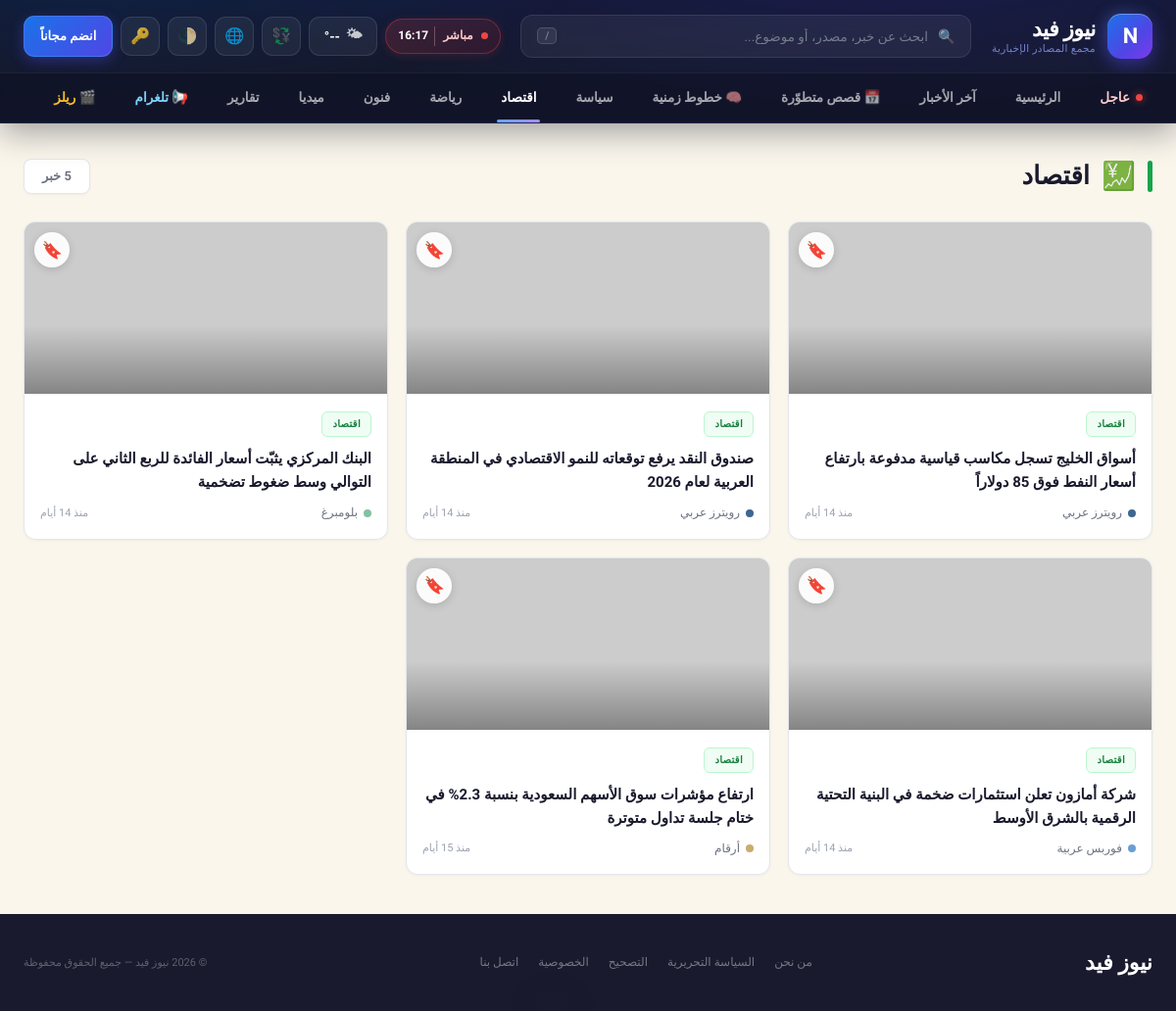
Page /category/economy on the committed database.
### tables this page shows
CREATE TABLE IF NOT EXISTS `articles` (
  `id` int(11) NOT NULL AUTO_INCREMENT,
  `title` varchar(500) NOT NULL,
  `slug` varchar(500) NOT NULL,
  `excerpt` text DEFAULT NULL,
  `content` longtext DEFAULT NULL,
  `image_url` varchar(500) DEFAULT NULL,
  `source_url` varchar(1000) DEFAULT NULL,
  `category_id` int(11) DEFAULT NULL,
  `source_id` int(11) DEFAULT NULL,
  `is_featured` tinyint(1) DEFAULT 0,
  `is_breaking` tinyint(1) DEFAULT 0,
  `is_hero` tinyint(1) DEFAULT 0,
  `view_count` int(11) DEFAULT 0,
  `comments` int(11) DEFAULT 0,
  `status` enum('published','draft','archived') DEFAULT 'published',
  `published_at` timestamp DEFAULT CURRENT_TIMESTAMP,
  `created_at` timestamp DEFAULT CURRENT_TIMESTAMP,
  `updated_at` timestamp DEFAULT CURRENT_TIMESTAMP ON UPDATE CURRENT_TIMESTAMP,
  PRIMARY KEY (`id`),
  KEY `category_id` (`category_id`),
  KEY `source_id` (`source_id`),
  KEY `status` (`status`),
  KEY `is_breaking` (`is_breaking`),
  KEY `is_featured` (`is_featured`),
  KEY `published_at` (`published_at`),
  CONSTRAINT `fk_article_category` FOREIGN KEY (`category_id`) REFERENCES `categories` (`id`) ON DELETE SET NULL,
  CONSTRAINT `fk_article_source` FOREIGN KEY (`source_id`) REFERENCES `sources` (`id`) ON DELETE SET NULL
);

CREATE TABLE IF NOT EXISTS `categories` (
  `id` int(11) NOT NULL AUTO_INCREMENT,
  `name` varchar(100) NOT NULL,
  `slug` varchar(100) NOT NULL,
  `icon` varchar(10) DEFAULT NULL,
  `css_class` varchar(50) DEFAULT NULL,
  `sort_order` int(11) DEFAULT 0,
  `is_active` tinyint(1) DEFAULT 1,
  `created_at` timestamp DEFAULT CURRENT_TIMESTAMP,
  PRIMARY KEY (`id`),
  UNIQUE KEY `slug` (`slug`)
);

CREATE TABLE IF NOT EXISTS `sources` (
  `id` int(11) NOT NULL AUTO_INCREMENT,
  `name` varchar(200) NOT NULL,
  `slug` varchar(200) NOT NULL,
  `logo_letter` varchar(5) DEFAULT NULL,
  `logo_color` varchar(20) DEFAULT '#5a85b0',
  `logo_bg` varchar(20) DEFAULT '#e5eef8',
  `url` varchar(500) DEFAULT NULL,
  `rss_url` varchar(500) DEFAULT NULL,
  `is_active` tinyint(1) DEFAULT 1,
  `articles_today` int(11) DEFAULT 0,
  `created_at` timestamp DEFAULT CURRENT_TIMESTAMP,
  PRIMARY KEY (`id`),
  UNIQUE KEY `slug` (`slug`)
);

### includes/user_auth.php (called while the page is built, shortened)
<?php
require_once __DIR__ . '/functions.php';
function user_session_start(): void {
    if (session_status() === PHP_SESSION_NONE) {
        $isHttps = (!empty($_SERVER['HTTPS']) && $_SERVER['HTTPS'] !== 'off')
            || (($_SERVER['HTTP_X_FORWARDED_PROTO'] ?? '') === 'https');
    }
}
function current_user_id(): ?int {
    $id = $_SESSION[USER_SESSION_KEY] ?? null;
    return $id ? (int)$id : null;
}
function current_user(): ?array {
    static $cached = null;
    if ($cached !== null) return $cached ?: null;
    $id = current_user_id();
    if (!$id) { $cached = false; return null; }
}
function current_theme(): string {
    $u = current_user();
    $c = $_COOKIE['nf_theme'] ?? 'auto';
    return in_array($c, ['light', 'dark', 'auto'], true) ? $c : 'auto';
}

### includes/functions.php (called while the page is built, shortened)
<?php
require_once __DIR__ . '/cache.php';
function getSetting($key, $default = '') {
    static $settings = null;
    if ($settings === null) {
        $settings = cache_remember('settings_all', REFERENCE_CACHE_TTL, function() {
            try {
                $db = getDB();
                $rows = $db->query("SELECT setting_key, setting_value FROM settings")->fetchAll(PDO::FETCH_KEY_PAIR);
                return $rows ?: [];
            } catch (Throwable $e) {
                return [];
            }
        });
    }
    return array_key_exists($key, $settings) ? $settings[$key] : $default;
}
function timeAgo($datetime) {
    $now = new DateTime();
    $ago = new DateTime($datetime);
    $diff = $now->diff($ago);
    if ($diff->d >= 2) return 'منذ ' . $diff->d . ' أيام';
    return 'الآن';
}
function e($str) {
    return htmlspecialchars($str, ENT_QUOTES, 'UTF-8');
}
function articleUrl($article) {
    $id = (int)($article['id'] ?? 0);
    $slug = $article['slug'] ?? '';
    if ($slug) {
        $slug = preg_replace('/[^a-zA-Z0-9\x{0600}-\x{06FF}-]+/u', '-', $slug);
        $slug = trim($slug, '-');
        $slug = mb_substr($slug, 0, 80);
        return 'article/' . $id . '/' . rawurlencode($slug);
    }
    return 'article/' . $id;
}

### includes/cache.php (called while the page is built, shortened)
<?php
function cache_dir() {
    $dir = __DIR__ . '/../storage/cache';
    return $dir;
}
function cache_path($key) {
    return cache_dir() . '/' . md5($key) . '.cache';
}
function &_cache_memo() {
    static $memo = [];
    return $memo;
}
function _cache_memo_miss() {
    static $sentinel;
    if ($sentinel === null) $sentinel = new stdClass();
    return $sentinel;
}
function cache_get($key) {
    $memo =& _cache_memo();
    $file = cache_path($key);
    if (!is_file($file)) {
        $memo[$key] = _cache_memo_miss();
        return null;
    }
    $raw = @file_get_contents($file);
    $payload = @unserialize($raw);
    return $payload['val'];
}
function cache_set($key, $value, $ttl = 300) {
    $file = cache_path($key);
    $payload = [
        'exp' => $ttl > 0 ? (time() + $ttl) : 0,
        'val' => $value,
    ];
    $memo =& _cache_memo();
    $memo[$key] = $value;
}
function cache_remember($key, $ttl, callable $callback) {
    $hit = cache_get($key);
    $val = $callback();
    return $val;
}

### category.php (the view, shortened to what this page needs)
<?php
require_once __DIR__ . '/includes/functions.php';
require_once __DIR__ . '/includes/user_auth.php';
$pageTheme = current_theme();
$slug = isset($_GET['slug']) ? trim($_GET['slug']) : '';
$type = isset($_GET['type']) ? trim($_GET['type']) : '';
$page = max(1, intval($_GET['page'] ?? 1));
$perPage = 20;
$offset = ($page - 1) * $perPage;
$categoryMap = [
    'breaking'  => ['name' => 'عاجل',   'icon' => '🔴', 'css' => 'cat-breaking'],
    'political' => ['name' => 'سياسة',  'icon' => '🏛',  'css' => 'cat-political'],
    'economy'   => ['name' => 'اقتصاد', 'icon' => '💹', 'css' => 'cat-economic'],
    'sports'    => ['name' => 'رياضة',  'icon' => '⚽', 'css' => 'cat-sports'],
    'arts'      => ['name' => 'فنون',   'icon' => '🎨', 'css' => 'cat-arts'],
    'media'     => ['name' => 'ميديا',  'icon' => '🎥', 'css' => 'cat-media'],
    'reports'   => ['name' => 'تقارير', 'icon' => '📊', 'css' => 'cat-reports'],
];
$db = getDB();
$totalCount = 0;
$pageTitle = '';
$pageIcon = '';
$pageCss = '';
if ($type === 'breaking') {
    $pageTitle = 'عاجل';
    $pageIcon = '🔴';
    $pageCss = 'cat-breaking';
    $countStmt = $db->query("SELECT COUNT(*) FROM articles WHERE is_breaking = 1 AND status = 'published'");
    $totalCount = (int) $countStmt->fetchColumn();
    $stmt = $db->prepare("SELECT a.*, c.name as cat_name, c.slug as cat_slug, c.css_class,
                           s.name as source_name, s.logo_color
                           FROM articles a
                           LEFT JOIN categories c ON a.category_id = c.id
                           LEFT JOIN sources s ON a.source_id = s.id
                           WHERE a.is_breaking = 1 AND a.status = 'published'
                           ORDER BY a.published_at DESC LIMIT ? OFFSET ?");
    $stmt->execute([$perPage, $offset]);
    $articles = $stmt->fetchAll();
} elseif ($slug !== '') {
    if (isset($categoryMap[$slug])) {
        $pageTitle = $categoryMap[$slug]['name'];
        $pageIcon = $categoryMap[$slug]['icon'];
        $pageCss = $categoryMap[$slug]['css'];
    } else {
        $pageTitle = $slug;
        $pageIcon = '📁';
        $pageCss = '';
    }
    $countStmt = $db->prepare("SELECT COUNT(*) FROM articles a
                                LEFT JOIN categories c ON a.category_id = c.id
                                WHERE c.slug = ? AND a.status = 'published'");
    $countStmt->execute([$slug]);
    $totalCount = (int) $countStmt->fetchColumn();
    $stmt = $db->prepare("SELECT a.*, c.name as cat_name, c.slug as cat_slug, c.css_class,
                           s.name as source_name, s.logo_color
                           FROM articles a
                           LEFT JOIN categories c ON a.category_id = c.id
                           LEFT JOIN sources s ON a.source_id = s.id
                           WHERE c.slug = ? AND a.status = 'published'
                           ORDER BY a.published_at DESC LIMIT ? OFFSET ?");
    $stmt->execute([$slug, $perPage, $offset]);
    $articles = $stmt->fetchAll();
} else {
    header('Location: index.php');
    exit;
}
?><!DOCTYPE html>
<html lang="ar" dir="rtl" data-theme="<?php echo e($pageTheme); ?>">
<head>
<title><?php echo e($pageIcon . ' ' . $pageTitle); ?> — <?php echo e(getSetting('site_name', SITE_NAME)); ?></title>
<?php
    require_once __DIR__ . '/includes/seo.php';
?>
<link rel="stylesheet" href="assets/css/site-header.min.css?v=m1">
<link rel="stylesheet" href="assets/css/user.min.css?v=m1">
</head>
<body>
<?php
include __DIR__ . '/includes/components/site_header.php';
?>
<div class="container">
  <div class="page-header">
    <div class="page-header-inner">
      <div class="page-title">
        <div class="line"<?php if ($type === 'breaking' || $slug === 'political') echo ' style="background:var(--red)"'; elseif ($slug === 'economy') echo ' style="background:var(--accent3)"'; elseif ($slug === 'sports') echo ' style="background:var(--accent)"'; elseif ($slug === 'arts') echo ' style="background:#5a3d8a"'; elseif ($slug === 'reports') echo ' style="background:var(--gold)"'; elseif ($slug === 'media') echo ' style="background:#7a3d7a"'; ?>></div>
        <span class="icon"><?php echo $pageIcon; ?></span>
        <?php echo e($pageTitle); ?>
      </div>
      <div class="page-count"><?php echo number_format($totalCount); ?> خبر</div>
    </div>
  </div>
  <?php if (empty($articles)): ?>
    <div class="empty-state">
      <div class="icon">📭</div>
      <h3>لا توجد أخبار حالياً</h3>
      <p>لم يتم العثور على أخبار في هذا التصنيف بعد.</p>
    </div>
  <?php else: ?>
    <div class="news-grid">
      <?php foreach ($articles as $article): ?>
        <?php $__sid = (int)($article['id'] ?? 0); $__ss = !empty($GLOBALS['__nf_saved_ids']) && isset($GLOBALS['__nf_saved_ids'][$__sid]); ?>
        <a class="news-card" href="<?php echo articleUrl($article); ?>">
          <button type="button" class="nf-bookmark-btn <?php echo $__ss ? 'saved' : ''; ?>" title="<?php echo $__ss ? 'إزالة من المحفوظات' : 'حفظ'; ?>" data-save-id="<?php echo $__sid; ?>" onclick="event.preventDefault(); event.stopPropagation(); NF.toggleSave(this)">🔖</button>
          <div class="card-img">
            <img src="<?php echo e($article['image_url'] ?? placeholderImage(400,300)); ?>" alt="<?php echo e($article['title']); ?>" loading="lazy" decoding="async">
          </div>
          <div class="card-body">
            <span class="card-cat <?php echo e($article['css_class'] ?? $pageCss); ?>"><?php echo e($article['cat_name'] ?? $pageTitle); ?></span>
            <div class="card-title"><?php echo e(mb_strlen($article['title']) > 80 ? mb_substr($article['title'], 0, 80) . '...' : $article['title']); ?></div>
            <div class="card-meta">
              <div class="card-source">
                <span class="source-dot" style="background:<?php echo e($article['logo_color'] ?? '#6b9fd4'); ?>"></span>
                <?php echo e($article['source_name'] ?? ''); ?>
              </div>
              <span class="card-time"><?php echo timeAgo($article['published_at']); ?></span>
            </div>
          </div>
        </a>
      <?php endforeach; ?>
    </div>
  <?php endif; ?>
</div>
<footer>
  <div class="footer-logo"><?php echo e(getSetting('site_name', SITE_NAME)); ?></div>
  <div class="footer-links">
    <a href="/about">من نحن</a>
    <a href="/editorial">السياسة التحريرية</a>
    <a href="/corrections">التصحيح</a>
    <a href="/privacy">الخصوصية</a>
    <a href="/contact">اتصل بنا</a>
  </div>
  <div class="footer-copy">&copy; <?php echo date('Y'); ?> <?php echo e(getSetting('site_name', SITE_NAME)); ?> &mdash; جميع الحقوق محفوظة</div>
</footer>
</body>
</html>

### category.php (style rules this page uses)
:root { --bg: #faf6ec; --bg2: #fdfaf2; --bg3: #e4e6eb; --card: #ffffff; --border: #e0e3e8; --accent: #1a73e8; --accent2: #0d9488; --accent3: #16a34a; --red: #dc2626; --text: #1a1a2e; --muted: #6b7280; --muted2: #9ca3af; --gold: #d97706; --header-bg: #1a1a2e; }
* { margin:0; padding:0; box-sizing:border-box; }
body { font-family:'Tajawal','Segoe UI',Tahoma,Arial,sans-serif; background:var(--bg); color:var(--text); overflow-x:hidden; line-height:1.6; }
a { text-decoration:none; color:inherit; }
.container { max-width:1400px; margin:0 auto; padding:0 24px; }
.page-header { padding:32px 0 24px; }
.page-header-inner { display:flex; align-items:center; justify-content:space-between; flex-wrap:wrap; gap:14px; }
.page-title { display:flex; align-items:center; gap:12px; font-size:26px; font-weight:900; }
.page-title .line { width:5px; height:32px; border-radius:3px; background:var(--accent); }
.page-title .icon { font-size:28px; }
.page-count { font-size:13px; color:var(--muted); font-weight:600; background:var(--card); border:1px solid var(--border); padding:7px 18px; border-radius:8px; box-shadow:0 1px 3px rgba(0,0,0,.04); }
.news-grid { display:grid; grid-template-columns:repeat(3,1fr); gap:18px; margin-bottom:32px; }
.news-card { background:var(--card); border:1px solid var(--border); border-radius:12px; overflow:hidden; cursor:pointer; transition:all .3s ease; text-decoration:none; color:inherit; display:block; box-shadow:0 1px 3px rgba(0,0,0,.04); }
.card-img { height:175px; overflow:hidden; position:relative; background:var(--bg3); }
.card-img::after { content:''; position:absolute; inset:0; background:linear-gradient(to bottom,transparent 60%,rgba(0,0,0,.35)); }
.card-img img { width:100%; height:100%; object-fit:cover; transition:transform .5s ease; }
.card-body { padding:16px; }
.card-cat { font-size:10px; font-weight:700; padding:4px 10px; border-radius:6px; display:inline-block; margin-bottom:10px; letter-spacing:.3px; }
.cat-economic { background:#f0fdf4; color:#15803d; border:1px solid #bbf7d0; }
.card-title { font-size:15px; font-weight:700; line-height:1.6; margin-bottom:10px; color:var(--text); }
.card-meta { display:flex; align-items:center; justify-content:space-between; }
.card-source { display:flex; align-items:center; gap:6px; font-size:12px; color:var(--muted); font-weight:500; }
.source-dot { width:8px; height:8px; border-radius:50%; }
.card-time { font-size:11px; color:var(--muted2); font-weight:500; }
footer { background:var(--header-bg); padding:32px 24px; margin-top:40px; display:flex; align-items:center; justify-content:space-between; flex-wrap:wrap; gap:16px; color:rgba(255,255,255,.5); }
.footer-logo { font-size:22px; font-weight:900; color:#fff; }
.footer-links { display:flex; gap:20px; }
.footer-links a { font-size:12px; color:rgba(255,255,255,.4); text-decoration:none; transition:color .2s; }
.footer-copy { font-size:11px; color:rgba(255,255,255,.3); }

### rows in the picture
articles: category.name "اقتصاد", title "أسواق الخليج تسجل مكاسب قياسية مدفوعة بارتفاع أسعار النفط فوق 85 دولاراً", source.name "رويترز عربي", published_at "منذ 14 أيام"
articles: category.name "اقتصاد", title "صندوق النقد يرفع توقعاته للنمو الاقتصادي في المنطقة العربية لعام 2026", source.name "رويترز عربي", published_at "منذ 14 أيام"
articles: category.name "اقتصاد", title "البنك المركزي يثبّت أسعار الفائدة للربع الثاني على التوالي وسط ضغوط تضخمية", source.name "بلومبرغ", published_at "منذ 14 أيام"
articles: category.name "اقتصاد", title "شركة أمازون تعلن استثمارات ضخمة في البنية التحتية الرقمية بالشرق الأوسط", source.name "فوربس عربية", published_at "منذ 14 أيام"
articles: category.name "اقتصاد", title "ارتفاع مؤشرات سوق الأسهم السعودية بنسبة 2.3% في ختام جلسة تداول متوترة", source.name "أرقام", published_at "منذ 15 أيام"

### other values in the picture
getSetting('site_name', SITE_NAME) "نيوز فيد"
getSetting('site_tagline', SITE_TAGLINE) "مجمع المصادر الإخبارية"
$pageIcon "💹"
$pageTitle "اقتصاد"
